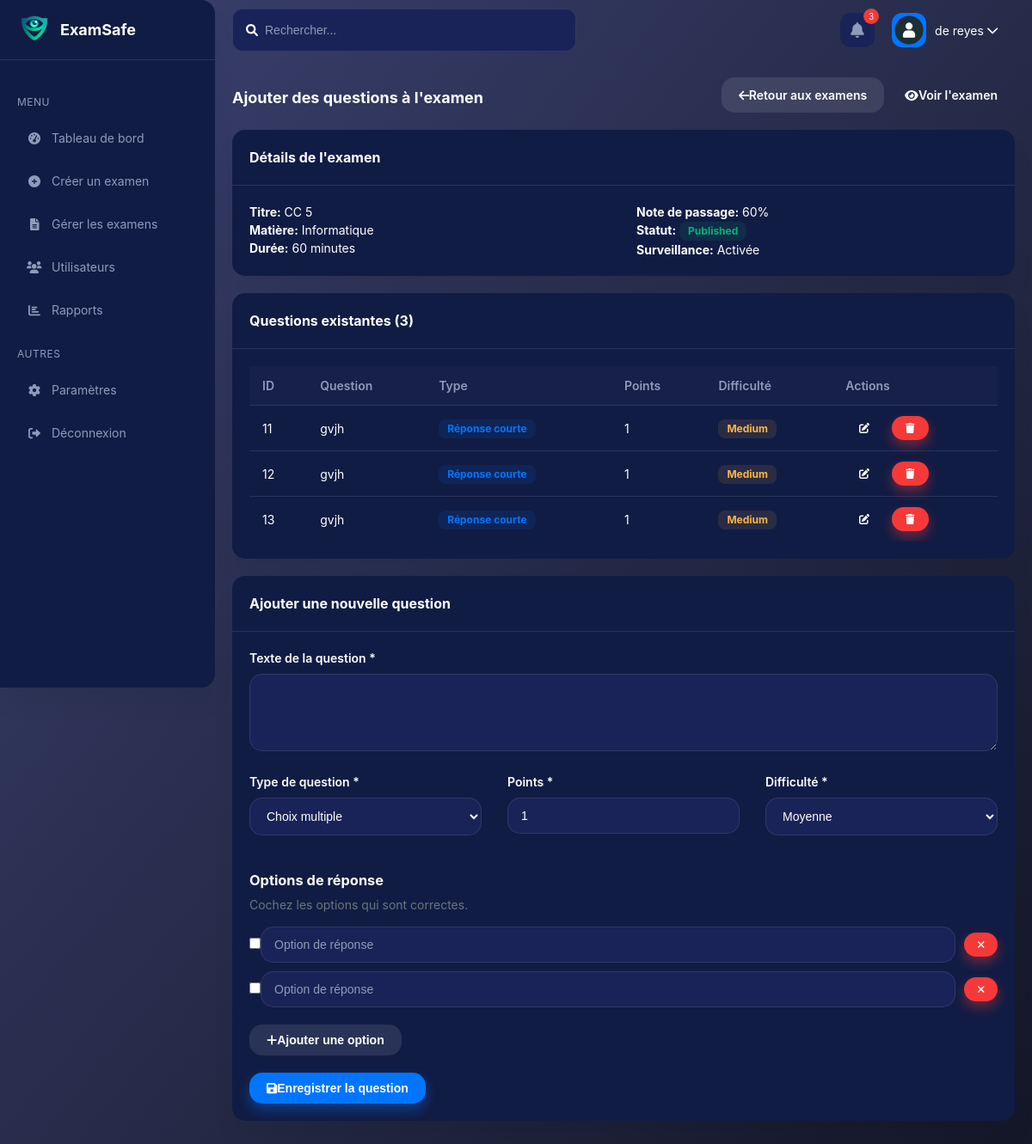
Page /admin/add-questions.php?exam_id=19 (signed in) on the committed database.
### tables this page shows
CREATE TABLE `exams` (
  `id` int NOT NULL,
  `title` varchar(255) NOT NULL,
  `description` text,
  `subject` int NOT NULL,
  `course_id` int DEFAULT NULL,
  `duration` int NOT NULL COMMENT 'en minutes',
  `passing_score` int NOT NULL COMMENT 'en pourcentage',
  `start_date` datetime DEFAULT NULL,
  `end_date` datetime DEFAULT NULL,
  `is_proctored` tinyint(1) NOT NULL DEFAULT '0',
  `status` enum('draft','published','scheduled','completed') NOT NULL DEFAULT 'draft',
  `created_by` int DEFAULT NULL,
  `created_at` datetime NOT NULL DEFAULT CURRENT_TIMESTAMP,
  `updated_at` datetime DEFAULT NULL ON UPDATE CURRENT_TIMESTAMP,
  `teacher_id` int DEFAULT NULL,
  `has_essay` int DEFAULT NULL,
  `randomize_questions` int DEFAULT NULL,
  `show_results` int DEFAULT NULL,
  `allow_retake` int DEFAULT NULL,
  `max_retakes` int DEFAULT NULL,
  `enable_face_recognition` int DEFAULT NULL,
  `enable_eye_tracking` int DEFAULT NULL,
  `enable_audio_monitoring` int DEFAULT NULL,
  `enable_screen_monitoring` int DEFAULT NULL,
  `question_count` int DEFAULT NULL,
  `proctoring_enabled` int DEFAULT NULL,
  `proctoring_settings` json DEFAULT NULL
);

CREATE TABLE `subjects` (
  `id` int NOT NULL,
  `name` varchar(100) NOT NULL,
  `description` text,
  `created_at` datetime NOT NULL DEFAULT CURRENT_TIMESTAMP,
  `updated_at` datetime DEFAULT NULL ON UPDATE CURRENT_TIMESTAMP
);

CREATE TABLE `questions` (
  `id` int NOT NULL,
  `exam_id` int NOT NULL,
  `question_text` text NOT NULL,
  `question_type` enum('multiple_choice','single_choice','true_false','short_answer','essay') NOT NULL,
  `points` int NOT NULL DEFAULT '1',
  `difficulty` enum('easy','medium','hard') DEFAULT 'medium',
  `created_at` datetime NOT NULL DEFAULT CURRENT_TIMESTAMP,
  `updated_at` datetime DEFAULT NULL ON UPDATE CURRENT_TIMESTAMP,
  `question_type_id` int DEFAULT NULL,
  `question_order` text,
  `type` text,
  `explanation` varchar(500) NOT NULL DEFAULT 'Aucune'
);

### admin/add-questions.php (the view, shortened to what this page needs)
<?php
require_once '../includes/auth.php';
$exam_id = intval($_GET['exam_id']);
$examQuery = $conn->prepare("SELECT e.*, s.name as subject_name
                            FROM exams e
                            JOIN subjects s ON e.subject = s.id
                            WHERE e.id = ?");
$examQuery->bind_param("i", $exam_id);
$examQuery->execute();
$exam = $examQuery->get_result()->fetch_assoc();
$questionsQuery = $conn->prepare("SELECT * FROM questions WHERE exam_id = ? ORDER BY id");
$questionsQuery->bind_param("i", $exam_id);
$questionsQuery->execute();
$questions = $questionsQuery->get_result();
include 'includes/header.php';
?>
<div class="d-flex justify-content-between align-items-center mb-20">
    <h1 class="page-title">Ajouter des questions à l'examen</h1>
    <div>
        <a href="manage-exams.php" class="btn btn-secondary">
            <i class="fas fa-arrow-left"></i> Retour aux examens
        </a>
        <a href="view-exam.php?id=<?php echo $exam_id; ?>" class="btn btn-info">
            <i class="fas fa-eye"></i> Voir l'examen
        </a>
    </div>
</div>
<div class="card mb-20">
    <div class="card-header">
        <h2 class="card-title">Détails de l'examen</h2>
    </div>
    <div class="card-body">
        <div class="row">
            <div class="col-md-6">
                <p><strong>Titre:</strong> <?php echo htmlspecialchars($exam['title']); ?></p>
                <p><strong>Matière:</strong> <?php echo htmlspecialchars($exam['subject_name']); ?></p>
                <p><strong>Durée:</strong> <?php echo $exam['duration']; ?> minutes</p>
            </div>
            <div class="col-md-6">
                <p><strong>Note de passage:</strong> <?php echo $exam['passing_score']; ?>%</p>
                <p><strong>Statut:</strong>
                    <span class="badge badge-<?php echo getStatusBadgeClass($exam['status']); ?>">
                        <?php echo ucfirst($exam['status']); ?>
                    </span>
                </p>
                <p><strong>Surveillance:</strong> <?php echo $exam['is_proctored'] ? 'Activée' : 'Désactivée'; ?></p>
            </div>
        </div>
    </div>
</div>
<div class="card mb-20">
    <div class="card-header">
        <h2 class="card-title">Questions existantes (<?php echo $questions->num_rows; ?>)</h2>
    </div>
    <div class="card-body">
        <?php if ($questions->num_rows > 0): ?>
            <div class="table-responsive">
                <table class="admin-table">
                    <thead>
                        <tr>
                            <th>ID</th>
                            <th>Question</th>
                            <th>Type</th>
                            <th>Points</th>
                            <th>Difficulté</th>
                            <th>Actions</th>
                        </tr>
                    </thead>
                    <tbody>
                        <?php while ($question = $questions->fetch_assoc()): ?>
                            <tr>
                                <td><?php echo $question['id']; ?></td>
                                <td><?php echo htmlspecialchars(substr($question['question_text'], 0, 100)) . (strlen($question['question_text']) > 100 ? '...' : ''); ?></td>
                                <td>
                                    <span class="badge badge-info">
                                        <?php echo getQuestionTypeLabel($question['question_type']); ?>
                                    </span>
                                </td>
                                <td><?php echo $question['points']; ?></td>
                                <td>
                                    <span class="badge badge-<?php echo getDifficultyBadgeClass($question['difficulty']); ?>">
                                        <?php echo ucfirst($question['difficulty']); ?>
                                    </span>
                                </td>
                                <td>
                                    <div class="d-flex gap-10">
                                        <a href="edit-question.php?id=<?php echo $question['id']; ?>" class="btn btn-info btn-sm">
                                            <i class="fas fa-edit"></i>
                                        </a>
                                        <a href="?exam_id=<?php echo $exam_id; ?>&delete_question=<?php echo $question['id']; ?>" class="btn btn-danger btn-sm" onclick="return confirm('Êtes-vous sûr de vouloir supprimer cette question ?');">
                                            <i class="fas fa-trash"></i>
                                        </a>
                                    </div>
                                </td>
                            </tr>
                        <?php endwhile; ?>
                    </tbody>
                </table>
            </div>
        <?php else: ?>
            <div class="alert alert-info">
                Aucune question n'a encore été ajoutée à cet examen.
            </div>
        <?php endif; ?>
    </div>
</div>
<div class="card">
    <div class="card-header">
        <h2 class="card-title">Ajouter une nouvelle question</h2>
    </div>
    <div class="card-body">
        <form action="" method="post" id="questionForm">
            <div class="form-group">
                <label for="question_text" class="form-label">Texte de la question *</label>
                <textarea id="question_text" name="question_text" class="form-control" rows="4" required></textarea>
            </div>
            <div class="row">
                <div class="col-md-4">
                    <div class="form-group">
                        <label for="question_type" class="form-label">Type de question *</label>
                        <select id="question_type" name="question_type" class="form-control" required>
                            <option value="multiple_choice">Choix multiple</option>
                        </select>
                    </div>
                </div>
                <div class="col-md-4">
                    <div class="form-group">
                        <label for="points" class="form-label">Points *</label>
                        <input type="number" id="points" name="points" class="form-control" min="1" value="1" required>
                    </div>
                </div>
                <div class="col-md-4">
                    <div class="form-group">
                        <label for="difficulty" class="form-label">Difficulté *</label>
                        <select id="difficulty" name="difficulty" class="form-control" required>
                            <option value="medium" selected>Moyenne</option>
                        </select>
                    </div>
                </div>
            </div>
            <div id="options_container" class="mt-20">
                <h3>Options de réponse</h3>
                <p class="text-muted" style="margin-bottom: 15px;margin-top:5px">Cochez les options qui sont correctes.</p>
                <div id="options_list">
                    <div class="option-row d-flex align-items-center mb-10">
                        <div class="form-check">
                        </div>
                        <div class="flex-grow-1">
                            <input type="text" name="options[]" class="form-control" placeholder="Option de réponse">
                        </div>
                        <div>
                            <button type="button" class="btn btn-danger btn-sm remove-option ml-10">
                                <i class="fas fa-times"></i>
                            </button>
                        </div>
                    </div>
                    <div class="option-row d-flex align-items-center mb-10">
                        <div class="form-check">
                        </div>
                        <div class="flex-grow-1">
                            <input type="text" name="options[]" class="form-control" placeholder="Option de réponse">
                        </div>
                        <div>
                            <button type="button" class="btn btn-danger btn-sm remove-option ml-10">
                                <i class="fas fa-times"></i>
                            </button>
                        </div>
                    </div>
                </div>
                <button type="button" id="add_option" class="btn btn-secondary mt-10">
                    <i class="fas fa-plus"></i> Ajouter une option
                </button>
            </div>
            <div class="mt-20">
                <button type="submit" name="add_question" class="btn btn-primary">
                    <i class="fas fa-save"></i> Enregistrer la question
                </button>
            </div>
        </form>
    </div>
</div>
<?php
function getQuestionTypeLabel($type) {
    switch($type) {
        case 'short_answer':
            return 'Réponse courte';
    }
}
function getDifficultyBadgeClass($difficulty) {
    switch($difficulty) {
        case 'medium':
            return 'warning';
    }
}
function getStatusBadgeClass($status) {
    switch($status) {
        case 'published':
            return 'success';
    }
}
?>
<?php include 'includes/footer.php'; ?>

### assets/css/admin.css (style rules this page uses)
:root { --primary-color: #0075ff; --primary-hover: #0061d5; --secondary-color: #344767; --background-dark: #0f1535; --background-card: #111c44; --background-card-light: #1a2357; --text-color: #ffffff; --text-muted: #8f9bba; --success-color: #01b574; --danger-color: #f53939; --warning-color: #ffb547; --info-color: #0075ff; --border-color: #2d3867; --sidebar-width: 250px; --header-height: 70px; --border-radius: 15px; --card-shadow: 0 20px 27px 0 rgba(0, 0, 0, 0.05); --transition: all 0.3s ease; }
* { margin: 0; padding: 0; box-sizing: border-box; }
body { font-family: "Plus Jakarta Display", -apple-system, BlinkMacSystemFont, "Segoe UI", Roboto, Oxygen, Ubuntu, Cantarell, "Open Sans", "Helvetica Neue", sans-serif; background-color: var(--background-dark); background-image: linear-gradient(310deg, #141727 0%, #3a416f 100%); color: var(--text-color); line-height: 1.5; font-size: 14px; min-height: 100vh; }
a { text-decoration: none; color: inherit; }
.page-title { font-size: 18px; font-weight: 700; color: var(--text-color); margin-top: 5px; }
.card { background-color: var(--background-card); border-radius: var(--border-radius); box-shadow: var(--card-shadow); margin-bottom: 20px; overflow: hidden; }
.card-header { padding: 20px; border-bottom: 1px solid rgba(255, 255, 255, 0.1); display: flex; justify-content: space-between; align-items: center; }
.card-title { font-size: 16px; font-weight: 700; color: var(--text-color); }
.card-body { padding: 20px; }
.table-responsive { overflow-x: auto; }
.admin-table { width: 100%; border-collapse: collapse; }
.admin-table th, .admin-table td { padding: 12px 15px; text-align: left; border-bottom: 1px solid rgba(255, 255, 255, 0.1); }
.admin-table th { font-weight: 600; color: var(--text-muted); background-color: rgba(255, 255, 255, 0.02); }
.admin-table tbody tr { transition: var(--transition); }
.admin-table tbody tr:last-child td { border-bottom: none; }
.badge { display: inline-block; padding: 5px 10px; font-size: 12px; font-weight: 700; border-radius: 8px; line-height: 1; }
.badge-success { background-color: rgba(1, 181, 116, 0.1); color: var(--success-color); }
.badge-warning { background-color: rgba(255, 181, 71, 0.1); color: var(--warning-color); }
.badge-info { background-color: rgba(0, 117, 255, 0.1); color: var(--info-color); }
.form-group { margin-bottom: 20px; }
.form-label { display: block; margin-bottom: 8px; font-weight: 600; color: var(--text-color); }
.form-control { width: 100%; padding: 12px 15px; border: 1px solid rgba(255, 255, 255, 0.1); border-radius: 15px; background-color: var(--background-card-light); color: var(--text-color); font-size: 14px; transition: border-color 0.15s ease-in-out; }
.form-control::placeholder { color: var(--text-muted); }
.btn { display: inline-flex; align-items: center; justify-content: center; padding: 10px 20px; font-size: 14px; font-weight: 600; border-radius: 15px; border: none; cursor: pointer; transition: all 0.3s ease; }
.btn-primary { background-color: var(--primary-color); color: white; box-shadow: 0 7px 14px rgba(0, 117, 255, 0.4); }
.btn-secondary { background-color: rgba(255, 255, 255, 0.1); color: var(--text-color); }
.btn-danger { background-color: var(--danger-color); color: white; box-shadow: 0 7px 14px rgba(245, 57, 57, 0.4); }
.btn-sm { padding: 8px 16px; font-size: 12px; }
.d-flex { display: flex; }
.align-items-center { align-items: center; }
.justify-content-between { justify-content: space-between; }
.gap-10 { gap: 10px; }
.mb-10 { margin-bottom: 10px; }
.mb-20 { margin-bottom: 20px; }
.mt-10 { margin-top: 10px; }
.mt-20 { margin-top: 20px; }
.text-muted { color: var(--text-muted); }

### admin/add-questions.php (style rules this page uses)
.mb-20 { margin-bottom: 20px; }
.mt-20 { margin-top: 20px; }
.ml-10 { margin-left: 10px; }
.table-responsive { display: block; width: 100%; overflow-x: auto; -webkit-overflow-scrolling: touch; }
.row { display: flex; flex-wrap: wrap; margin-right: -15px; margin-left: -15px; }
.col-md-6 { flex: 0 0 50%; max-width: 50%; padding-right: 15px; padding-left: 15px; }
.col-md-4 { flex: 0 0 33.333333%; max-width: 33.333333%; padding-right: 15px; padding-left: 15px; }
.gap-10 { gap: 10px; }
.d-flex { display: flex; }
.align-items-center { align-items: center; }
.justify-content-between { justify-content: space-between; }
.flex-grow-1 { flex-grow: 1; }
.text-muted { color: #6c757d !important; }

### rows in the picture
exams: title "CC 5", subject.name "Informatique", duration "60", passing_score "60", status "Published"
questions: id "11", question_text "gvjh", question_type "Réponse courte", points "1", difficulty "Medium"
questions: id "12", question_text "gvjh", question_type "Réponse courte", points "1", difficulty "Medium"
questions: id "13", question_text "gvjh", question_type "Réponse courte", points "1", difficulty "Medium"

### other values in the picture
$_SESSION['username'] "de reyes"
$questions->num_rows "3"
